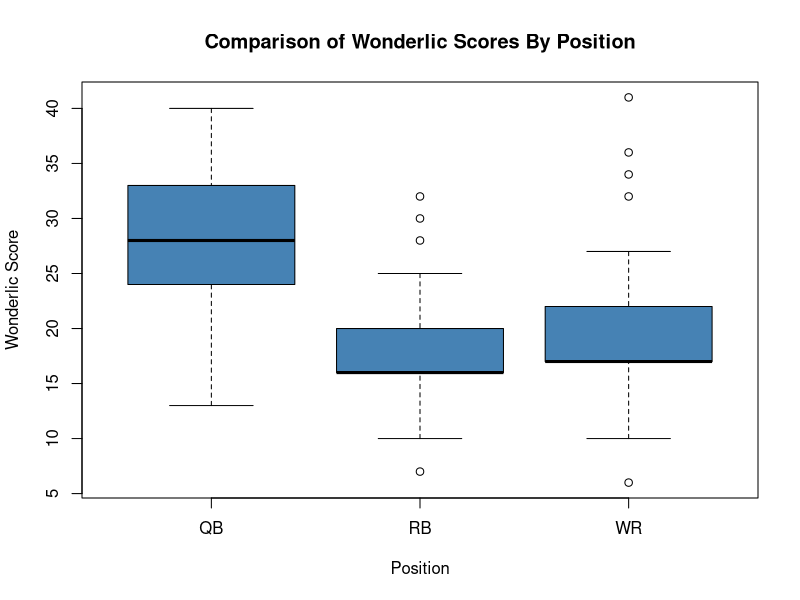

The R source for this figure:
## ---- chunk 1
#Create a dataset of all of the combined Wonderlic Scores between top passers, receivers, and rushers all time
OverallScores <- c(24, 35, 20, 28, 28, 29, 33, 34, 25, 33, 37, 33, 39, 28, 13, 30, 29, 32, 36, 25,37, 20, 21, 20, 34, 38, 20, 25, 37, 31, 33, 40, 38, 15, 26, 18, 29, 24, 27, 40, 25, 24, 16, 25, 28, 22, 24, 14, 14, 24, 19, 15, 17, 41, 17, 21, 36, 27, 18, 11, 24, 19, 25, 16, 17, 17, 21, 19, 17, 23, 6, 32, 16, 17, 22, 12, 13, 12, 17, 17, 17, 20, 34, 27, 17, 13, 15, 17, 15, 24, 20, 25, 17, 10, 20, 18, 21, 17, 26, 17, 16, 16, 20, 16, 22, 20, 21, 16, 11, 20, 16, 14, 16, 25, 20, 15, 16, 20, 13, 12, 16, 32, 11, 16, 20, 7, 16, 10, 14, 16, 16, 21, 17, 16, 24, 21, 16, 16, 25, 18, 16, 16, 14, 16, 16, 12, 20, 28, 17, 30)


Group <- c("QB", "QB","QB","QB","QB","QB","QB","QB","QB","QB","QB","QB","QB","QB","QB","QB","QB","QB","QB","QB", "QB","QB","QB","QB", "QB", "QB","QB","QB","QB","QB","QB","QB","QB","QB","QB","QB","QB","QB","QB","QB","QB","QB","QB","QB","QB","QB","QB","QB", "QB", "QB", "WR","WR", "WR","WR","WR", "WR", "WR", "WR", "WR","WR", "WR","WR", "WR","WR","WR", "WR", "WR", "WR", "WR","WR", "WR","WR", "WR","WR","WR", "WR", "WR", "WR", "WR","WR", "WR","WR", "WR","WR","WR", "WR", "WR", "WR", "WR","WR", "WR","WR", "WR","WR","WR", "WR", "WR", "WR", "WR", "RB", "RB","RB","RB","RB","RB","RB","RB","RB","RB","RB", "RB","RB","RB","RB","RB","RB","RB","RB","RB","RB", "RB","RB","RB","RB","RB","RB","RB","RB","RB","RB", "RB","RB","RB","RB","RB","RB","RB","RB","RB","RB", "RB","RB","RB","RB","RB","RB","RB","RB","RB","RB")

Scores <- data.frame(Group, OverallScores)
## ---- chunk 2
#Boxplot Comparing Spread of Wonderlic Scores by Position
boxplot(Scores$OverallScores ~ Scores$Group,
        col='steelblue',
        main='Comparison of Wonderlic Scores By Position',
        xlab='Position',
        ylab='Wonderlic Score')
